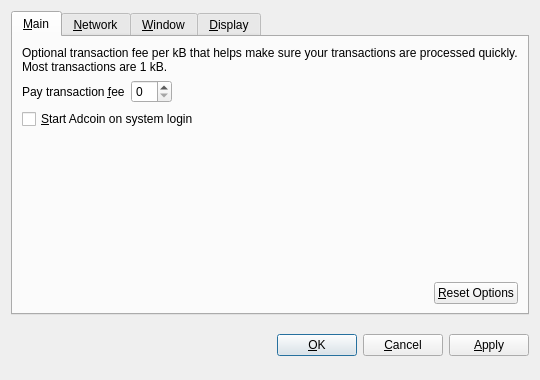
<?xml version="1.0" encoding="UTF-8"?>
<ui version="4.0">
 <class>OptionsDialog</class>
 <widget class="QDialog" name="OptionsDialog">
  <property name="geometry">
   <rect>
    <x>0</x>
    <y>0</y>
    <width>540</width>
    <height>380</height>
   </rect>
  </property>
  <property name="windowTitle">
   <string>Options</string>
  </property>
  <property name="modal">
   <bool>true</bool>
  </property>
  <layout class="QVBoxLayout" name="verticalLayout">
   <item>
    <widget class="QTabWidget" name="tabWidget">
     <property name="tabPosition">
      <enum>QTabWidget::North</enum>
     </property>
     <property name="currentIndex">
      <number>0</number>
     </property>
     <widget class="QWidget" name="tabMain">
      <attribute name="title">
       <string>&amp;Main</string>
      </attribute>
      <layout class="QVBoxLayout" name="verticalLayout_Main">
       <item>
        <widget class="QLabel" name="transactionFeeInfoLabel">
         <property name="text">
          <string>Optional transaction fee per kB that helps make sure your transactions are processed quickly. Most transactions are 1 kB.</string>
         </property>
         <property name="textFormat">
          <enum>Qt::PlainText</enum>
         </property>
         <property name="wordWrap">
          <bool>true</bool>
         </property>
        </widget>
       </item>
       <item>
        <layout class="QHBoxLayout" name="horizontalLayout_1_Main">
         <item>
          <widget class="QLabel" name="transactionFeeLabel">
           <property name="text">
            <string>Pay transaction &amp;fee</string>
           </property>
           <property name="textFormat">
            <enum>Qt::PlainText</enum>
           </property>
           <property name="buddy">
            <cstring>transactionFee</cstring>
           </property>
          </widget>
         </item>
         <item>
          <widget class="BitcoinAmountField" name="transactionFee"/>
         </item>
         <item>
          <spacer name="horizontalSpacer_1_Main">
           <property name="orientation">
            <enum>Qt::Horizontal</enum>
           </property>
           <property name="sizeHint" stdset="0">
            <size>
             <width>40</width>
             <height>20</height>
            </size>
           </property>
          </spacer>
         </item>
        </layout>
       </item>
       <item>
        <widget class="QCheckBox" name="bitcoinAtStartup">
         <property name="toolTip">
          <string>Automatically start Adcoin after logging in to the system.</string>
         </property>
         <property name="text">
          <string>&amp;Start Adcoin on system login</string>
         </property>
        </widget>
       </item>
       <item>
        <spacer name="verticalSpacer_Main">
         <property name="orientation">
          <enum>Qt::Vertical</enum>
         </property>
         <property name="sizeHint" stdset="0">
          <size>
           <width>20</width>
           <height>40</height>
          </size>
         </property>
        </spacer>
       </item>
       <item>
        <layout class="QHBoxLayout" name="horizontalLayout_2_Main">
         <item>
          <spacer name="horizontalSpacer_2_Main">
           <property name="orientation">
            <enum>Qt::Horizontal</enum>
           </property>
           <property name="sizeHint" stdset="0">
            <size>
             <width>40</width>
             <height>20</height>
            </size>
           </property>
          </spacer>
         </item>
         <item>
          <widget class="QPushButton" name="resetButton">
           <property name="toolTip">
            <string>Reset all client options to default.</string>
           </property>
           <property name="text">
            <string>&amp;Reset Options</string>
           </property>
           <property name="autoDefault">
            <bool>false</bool>
           </property>
          </widget>
         </item>
        </layout>
       </item>
      </layout>
     </widget>
     <widget class="QWidget" name="tabNetwork">
      <attribute name="title">
       <string>&amp;Network</string>
      </attribute>
      <layout class="QVBoxLayout" name="verticalLayout_Network">
       <item>
        <widget class="QCheckBox" name="mapPortUpnp">
         <property name="toolTip">
          <string>Automatically open the Adcoin client port on the router. This only works when your router supports UPnP and it is enabled.</string>
         </property>
         <property name="text">
          <string>Map port using &amp;UPnP</string>
         </property>
        </widget>
       </item>
       <item>
        <widget class="QCheckBox" name="connectSocks">
         <property name="toolTip">
          <string>Connect to the Adcoin network through a SOCKS proxy (e.g. when connecting through Tor).</string>
         </property>
         <property name="text">
          <string>&amp;Connect through SOCKS proxy:</string>
         </property>
        </widget>
       </item>
       <item>
        <layout class="QHBoxLayout" name="horizontalLayout_Network">
         <item>
          <widget class="QLabel" name="proxyIpLabel">
           <property name="text">
            <string>Proxy &amp;IP:</string>
           </property>
           <property name="textFormat">
            <enum>Qt::PlainText</enum>
           </property>
           <property name="buddy">
            <cstring>proxyIp</cstring>
           </property>
          </widget>
         </item>
         <item>
          <widget class="QValidatedLineEdit" name="proxyIp">
           <property name="maximumSize">
            <size>
             <width>140</width>
             <height>16777215</height>
            </size>
           </property>
           <property name="toolTip">
            <string>IP address of the proxy (e.g. 127.0.0.1)</string>
           </property>
          </widget>
         </item>
         <item>
          <widget class="QLabel" name="proxyPortLabel">
           <property name="text">
            <string>&amp;Port:</string>
           </property>
           <property name="textFormat">
            <enum>Qt::PlainText</enum>
           </property>
           <property name="buddy">
            <cstring>proxyPort</cstring>
           </property>
          </widget>
         </item>
         <item>
          <widget class="QLineEdit" name="proxyPort">
           <property name="maximumSize">
            <size>
             <width>55</width>
             <height>16777215</height>
            </size>
           </property>
           <property name="toolTip">
            <string>Port of the proxy (e.g. 9050)</string>
           </property>
          </widget>
         </item>
         <item>
          <widget class="QLabel" name="socksVersionLabel">
           <property name="text">
            <string>SOCKS &amp;Version:</string>
           </property>
           <property name="textFormat">
            <enum>Qt::PlainText</enum>
           </property>
           <property name="buddy">
            <cstring>socksVersion</cstring>
           </property>
          </widget>
         </item>
         <item>
          <widget class="QValueComboBox" name="socksVersion">
           <property name="toolTip">
            <string>SOCKS version of the proxy (e.g. 5)</string>
           </property>
          </widget>
         </item>
         <item>
          <spacer name="horizontalSpacer_Network">
           <property name="orientation">
            <enum>Qt::Horizontal</enum>
           </property>
           <property name="sizeHint" stdset="0">
            <size>
             <width>40</width>
             <height>20</height>
            </size>
           </property>
          </spacer>
         </item>
        </layout>
       </item>
       <item>
        <spacer name="verticalSpacer_Network">
         <property name="orientation">
          <enum>Qt::Vertical</enum>
         </property>
         <property name="sizeHint" stdset="0">
          <size>
           <width>20</width>
           <height>40</height>
          </size>
         </property>
        </spacer>
       </item>
      </layout>
     </widget>
     <widget class="QWidget" name="tabWindow">
      <attribute name="title">
       <string>&amp;Window</string>
      </attribute>
      <layout class="QVBoxLayout" name="verticalLayout_Window">
       <item>
        <widget class="QCheckBox" name="minimizeToTray">
         <property name="toolTip">
          <string>Show only a tray icon after minimizing the window.</string>
         </property>
         <property name="text">
          <string>&amp;Minimize to the tray instead of the taskbar</string>
         </property>
        </widget>
       </item>
       <item>
        <widget class="QCheckBox" name="minimizeOnClose">
         <property name="toolTip">
          <string>Minimize instead of exit the application when the window is closed. When this option is enabled, the application will be closed only after selecting Quit in the menu.</string>
         </property>
         <property name="text">
          <string>M&amp;inimize on close</string>
         </property>
        </widget>
       </item>
       <item>
        <spacer name="verticalSpacer_Window">
         <property name="orientation">
          <enum>Qt::Vertical</enum>
         </property>
         <property name="sizeHint" stdset="0">
          <size>
           <width>20</width>
           <height>40</height>
          </size>
         </property>
        </spacer>
       </item>
      </layout>
     </widget>
     <widget class="QWidget" name="tabDisplay">
      <attribute name="title">
       <string>&amp;Display</string>
      </attribute>
      <layout class="QVBoxLayout" name="verticalLayout_Display">
       <item>
        <layout class="QHBoxLayout" name="horizontalLayout_1_Display">
         <item>
          <widget class="QLabel" name="langLabel">
           <property name="text">
            <string>User Interface &amp;language:</string>
           </property>
           <property name="textFormat">
            <enum>Qt::PlainText</enum>
           </property>
           <property name="buddy">
            <cstring>lang</cstring>
           </property>
          </widget>
         </item>
         <item>
          <widget class="QValueComboBox" name="lang">
           <property name="toolTip">
            <string>The user interface language can be set here. This setting will take effect after restarting Adcoin.</string>
           </property>
          </widget>
         </item>
        </layout>
       </item>
       <item>
        <layout class="QHBoxLayout" name="horizontalLayout_2_Display">
         <item>
          <widget class="QLabel" name="unitLabel">
           <property name="text">
            <string>&amp;Unit to show amounts in:</string>
           </property>
           <property name="textFormat">
            <enum>Qt::PlainText</enum>
           </property>
           <property name="buddy">
            <cstring>unit</cstring>
           </property>
          </widget>
         </item>
         <item>
          <widget class="QValueComboBox" name="unit">
           <property name="toolTip">
            <string>Choose the default subdivision unit to show in the interface and when sending coins.</string>
           </property>
          </widget>
         </item>
        </layout>
       </item>
       <item>
        <widget class="QCheckBox" name="displayAddresses">
         <property name="toolTip">
          <string>Whether to show Adcoin addresses in the transaction list or not.</string>
         </property>
         <property name="text">
          <string>&amp;Display addresses in transaction list</string>
         </property>
        </widget>
       </item>
       <item>
        <widget class="QCheckBox" name="coinControlFeatures">
         <property name="toolTip">
          <string>Whether to show coin control features or not.</string>
         </property>
         <property name="text">
          <string>Display coin &amp;control features (experts only!)</string>
         </property>
        </widget>
       </item>
       <item>
        <spacer name="verticalSpacer_Display">
         <property name="orientation">
          <enum>Qt::Vertical</enum>
         </property>
         <property name="sizeHint" stdset="0">
          <size>
           <width>20</width>
           <height>40</height>
          </size>
         </property>
        </spacer>
       </item>
      </layout>
     </widget>
    </widget>
   </item>
   <item>
    <layout class="QHBoxLayout" name="horizontalLayout_Buttons">
     <item>
      <spacer name="horizontalSpacer_1">
       <property name="orientation">
        <enum>Qt::Horizontal</enum>
       </property>
       <property name="sizeHint" stdset="0">
        <size>
         <width>40</width>
         <height>48</height>
        </size>
       </property>
      </spacer>
     </item>
     <item>
      <widget class="QLabel" name="statusLabel">
       <property name="font">
        <font>
         <weight>75</weight>
         <bold>true</bold>
        </font>
       </property>
       <property name="text">
        <string/>
       </property>
       <property name="textFormat">
        <enum>Qt::PlainText</enum>
       </property>
       <property name="wordWrap">
        <bool>true</bool>
       </property>
      </widget>
     </item>
     <item>
      <spacer name="horizontalSpacer_2">
       <property name="orientation">
        <enum>Qt::Horizontal</enum>
       </property>
       <property name="sizeHint" stdset="0">
        <size>
         <width>40</width>
         <height>48</height>
        </size>
       </property>
      </spacer>
     </item>
     <item>
      <widget class="QPushButton" name="okButton">
       <property name="text">
        <string>&amp;OK</string>
       </property>
      </widget>
     </item>
     <item>
      <widget class="QPushButton" name="cancelButton">
       <property name="text">
        <string>&amp;Cancel</string>
       </property>
       <property name="autoDefault">
        <bool>false</bool>
       </property>
      </widget>
     </item>
     <item>
      <widget class="QPushButton" name="applyButton">
       <property name="text">
        <string>&amp;Apply</string>
       </property>
       <property name="autoDefault">
        <bool>false</bool>
       </property>
      </widget>
     </item>
    </layout>
   </item>
  </layout>
 </widget>
 <customwidgets>
  <customwidget>
   <class>BitcoinAmountField</class>
   <extends>QSpinBox</extends>
   <header>bitcoinamountfield.h</header>
  </customwidget>
  <customwidget>
   <class>QValueComboBox</class>
   <extends>QComboBox</extends>
   <header>qvaluecombobox.h</header>
  </customwidget>
  <customwidget>
   <class>QValidatedLineEdit</class>
   <extends>QLineEdit</extends>
   <header>qvalidatedlineedit.h</header>
  </customwidget>
 </customwidgets>
 <resources/>
 <connections/>
</ui>
